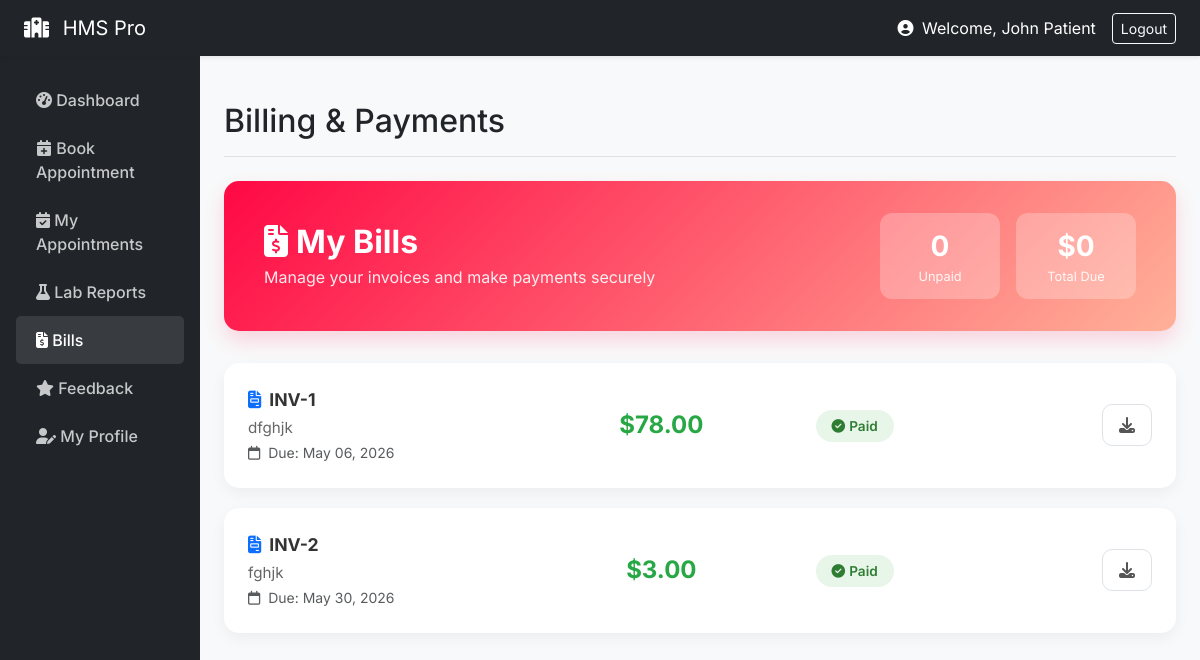
Before: /patient/billing (signed in) with the older database file.
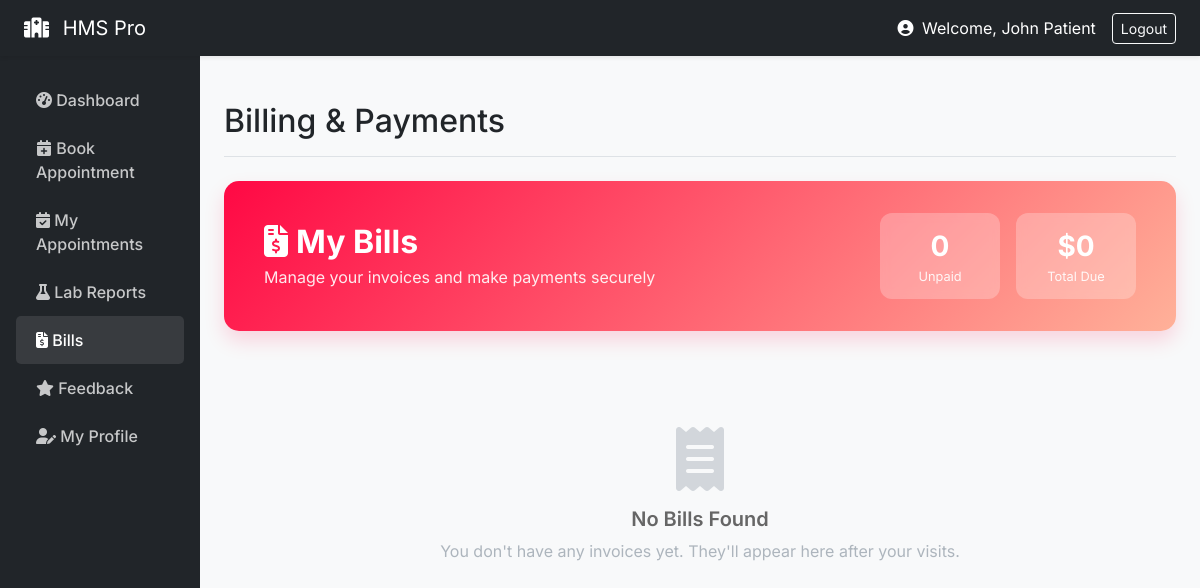
After: the same page with the newer database file.
### models/__init__.py (models this page shows)
class Invoice(db.Model):
    id = db.Column(db.Integer, primary_key=True)
    patient_id = db.Column(db.Integer, db.ForeignKey('user.id'))
    amount = db.Column(db.Float)
    description = db.Column(db.String(200))
    status = db.Column(db.String(20), default='Unpaid')
    due_date = db.Column(db.Date)
    created_at = db.Column(db.DateTime, default=datetime.utcnow)
    patient = db.relationship('User', foreign_keys=[patient_id])

### routes/patient.py (the view)
@patient_bp.route('/billing')
def billing():
    invoices = Invoice.query.filter_by(patient_id=current_user.id).all()
    total_unpaid = sum(1 for inv in invoices if inv.status == 'Unpaid')
    total_amount = sum(inv.amount for inv in invoices if inv.status == 'Unpaid')
    return render_template('patient_billing.html',
                           invoices=invoices,
                           total_unpaid=total_unpaid,
                           total_amount=total_amount)

### models/__init__.py (called while the page is built)
@login_manager.user_loader
def load_user(user_id):
    return User.query.get(int(user_id))

### routes/patient.py (called while the page is built)
def patient_required(f):
    @wraps(f)
    def decorated_function(*args, **kwargs):
        if current_user.role != 'patient':
            flash('Patient access only', 'danger')
            return redirect(url_for('auth.login'))
        return f(*args, **kwargs)
    return decorated_function

@patient_bp.before_request
@login_required
@patient_required
def before_request():
    pass

### templates/patient_billing.html (shortened to what this page needs)
{% extends "base.html" %}
{% block page_title %}Billing & Payments{% endblock %}
{% block content %}
<div class="billing-header">
    <div>
        <h2><i class="fas fa-file-invoice-dollar me-2"></i>My Bills</h2>
        <p>Manage your invoices and make payments securely</p>
    </div>
    <div class="d-flex gap-3">
        <div class="stat-pill">
            <div class="number">{{ total_unpaid }}</div>
            <div class="label">Unpaid</div>
        </div>
        <div class="stat-pill">
            <div class="number">${{ "%.0f"|format(total_amount) }}</div>
            <div class="label">Total Due</div>
        </div>
    </div>
</div>
{% if invoices|length == 0 %}
<div class="empty-state">
    <i class="fas fa-receipt"></i>
    <h5>No Bills Found</h5>
    <p>You don't have any invoices yet. They'll appear here after your visits.</p>
</div>
{% else %}
{% for invoice in invoices %}
<div class="invoice-card">
    <div class="card-body">
        <div class="row align-items-center">
            <div class="col-md-4">
                <div class="invoice-id">
                    <i class="fas fa-file-invoice text-primary me-2"></i>INV-{{ invoice.id }}
                </div>
                <div class="invoice-desc mt-1">{{ invoice.description or 'Medical Service' }}</div>
                <small class="text-muted">
                    <i class="far fa-calendar me-1"></i>
                    {% if invoice.due_date %}Due: {{ invoice.due_date.strftime('%b %d, %Y') }}{% else %}No due date{% endif %}
                </small>
            </div>
            <div class="col-md-3 text-center">
                <div class="invoice-amount {{ 'unpaid' if invoice.status == 'Unpaid' else 'paid' }}">
                    ${{ "%.2f"|format(invoice.amount) }}
                </div>
            </div>
            <div class="col-md-2 text-center">
                {% if invoice.status == 'Paid' %}
                    <span class="badge-status badge-paid"><i class="fas fa-check-circle me-1"></i>Paid</span>
                {% else %}
                    <span class="badge-status badge-unpaid"><i class="fas fa-exclamation-circle me-1"></i>Unpaid</span>
                {% endif %}
            </div>
            <div class="col-md-3 text-end">
                <button class="btn btn-download" title="Download Invoice">
                    <i class="fas fa-download"></i>
                </button>
            </div>
        </div>
    </div>
</div>
{% endfor %}
{% endif %}
{% endblock %}

Changed rows visible on the page:
removed Invoice: id "1", description "dfghjk", due_date "May 06, 2026", amount "78.00", status "Paid" (drawn)
removed Invoice: id "2", description "fghjk", due_date "May 30, 2026", amount "3.00", status "Paid" (drawn)
Other visible differences:
text now shown: "No Bills Found You don't have any invoices yet. They'll appear here after your visits."
